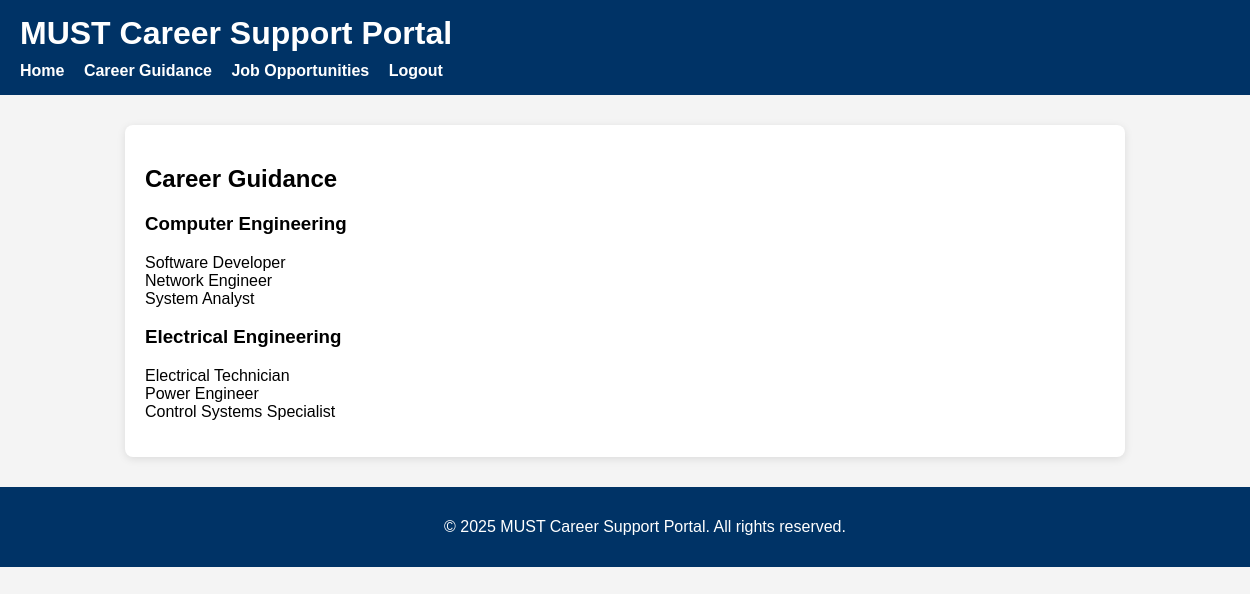
The app's page /app/career.php (signed in) with its own data.
### tables this page shows
CREATE TABLE careers (
    id INT AUTO_INCREMENT PRIMARY KEY,
    course VARCHAR(100),
    suggested_careers TEXT
);

### app/career.php (the view, shortened to what this page needs)
<?php
include("includes/database.php");
include("includes/header.php");
?>
<?php
echo "<h2>Career Guidance</h2>";
$result = $conn->query("SELECT * FROM careers");
while ($row = $result->fetch_assoc()) {
    echo "<h3>" . htmlspecialchars($row['course']) . "</h3>";
    echo "<p>" . nl2br(htmlspecialchars($row['suggested_careers'])) . "</p>";
}
include("includes/footer.php");
?>

### app/includes/header.php (style rules this page uses)
body { font-family: Arial, sans-serif; margin: 0; padding: 0; background-color: #f4f4f4; }

### records on screen
careers: course "Computer Engineering", suggested_careers "Software Developer Network Engineer System Analyst"
careers: course "Electrical Engineering", suggested_careers "Electrical Technician Power Engineer Control Systems Specialist"
